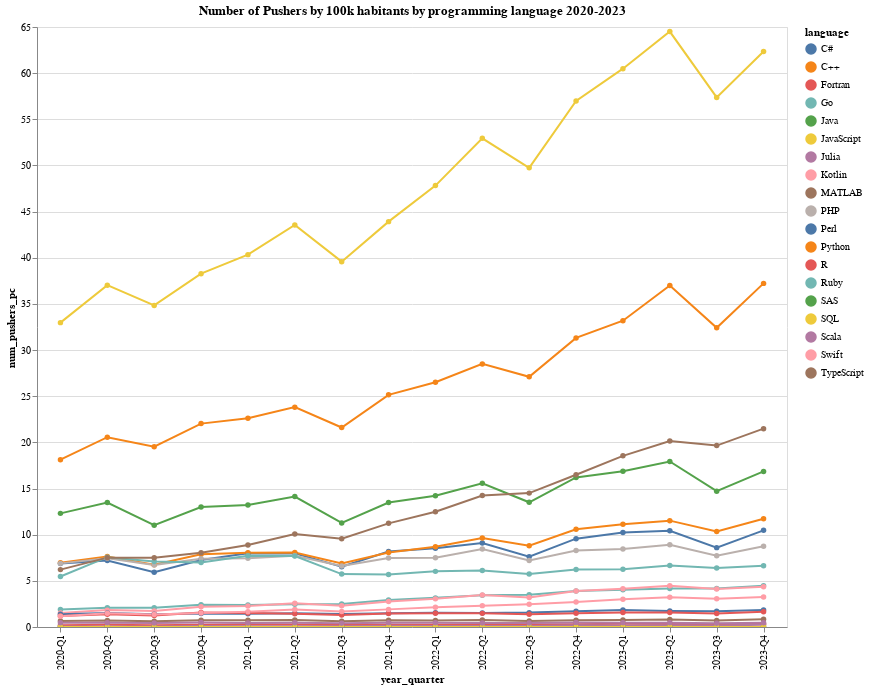

Notebook cell for this chart:
### Code cell
# data4 = data3.groupby(['language', 'year', 'quarter', 'time']).agg({'num_pushers': 'sum'}).reset_index()
# data4

data4 = data_gpt.groupby(['language', 'year', 'quarter', 'year_quarter']).agg({'num_pushers_pc': 'mean'}).reset_index()
# Grafico de líneas con puntos superpuestos
alt.Chart(data4, height=600, width=750).mark_line(point=True, color='darkblue').encode(
    y='num_pushers_pc',
    x='year_quarter',
    color='language',
    tooltip=['num_pushers_pc', 'year_quarter', 'language']
).interactive().properties(
    title='Number of Pushers by 100k habitants by programming language 2020-2023'
)

### Figure 1 — Vega-Lite specification as saved in the notebook (floating-point values rounded to 4 significant figures; data arrays with more than 128 entries replaced by an {"elided": "..."} marker saying what was removed)
{"config": {"view": {"continuousWidth": 300, "continuousHeight": 300}}, "data": {"name": "data-a9d0dd3436687026394036446233acac"}, "mark": {"type": "line", "color": "darkblue", "point": true}, "encoding": {"color": {"field": "language", "type": "nominal"}, "tooltip": [{"field": "num_pushers_pc", "type": "quantitative"}, {"field": "year_quarter", "type": "nominal"}, {"field": "language", "type": "nominal"}], "x": {"field": "year_quarter", "type": "nominal"}, "y": {"field": "num_pushers_pc", "type": "quantitative"}}, "height": 600, "params": [{"name": "param_1", "select": {"type": "interval", "encodings": ["x", "y"]}, "bind": "scales"}], "title": "Number of Pushers by 100k habitants by programming language 2020-2023", "width": 750, "$schema": "https://vega.github.io/schema/vega-lite/v5.17.0.json", "datasets": {"data-a9d0dd3436687026394036446233acac": {"elided": "304 records"}}}
